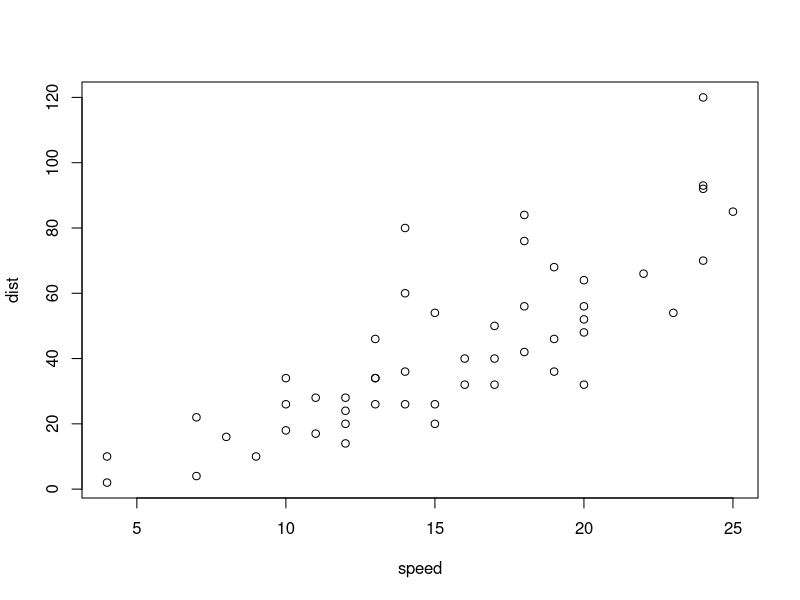
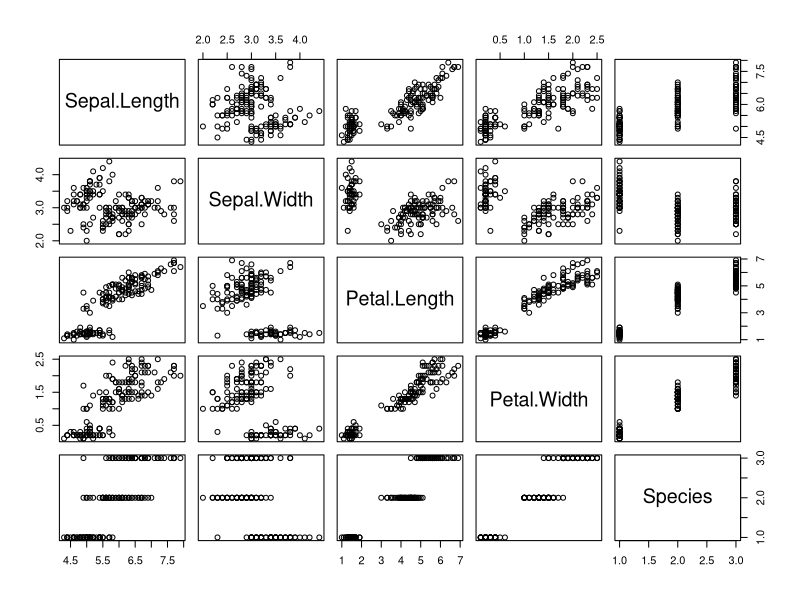
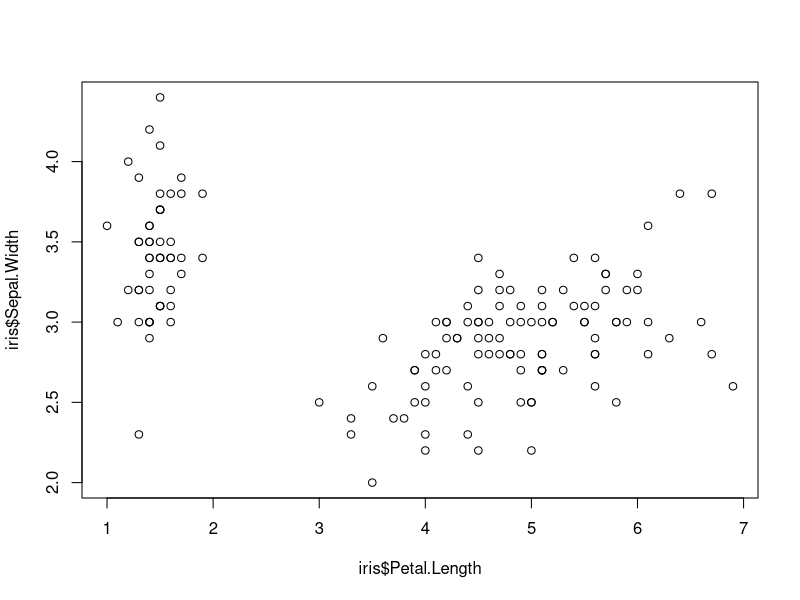

These charts were generated, in order, by the following R code: (Note: this script raises an error after producing the figures.)
## ---- chunk 1
plot(cars)
## ---- chunk 2
data(iris)
head(iris)
summary(iris)
## ---- chunk 3
plot(iris)
## ---- chunk 4
# PLOT IRIS(붓꽃), Petal(꽃잎), Sepal(꽃받침)
plot(iris$Petal.Length, iris$Sepal.Width)
## ---- chunk 5
ggplot(iris, aes(x = Petal.Length, y = Sepal.Width, col = Species, shape = Species, size = Petal.Width, alpha = Sepal.Length)) + geom_point()
## ---- chunk 6
ggplot(iris, aes(Sepal.Width, fill = Species)) + geom_bar(stat = "count")
## ---- chunk 7
ggplot(iris, aes(Species, Sepal.Length, fill = Species)) + 
  geom_bar(stat = "summary", fun.y = "mean") +
  geom_point(position = position_jitter(), shape = 21)
## ---- chunk 8
ggsave("plot_example_all.pdf")
